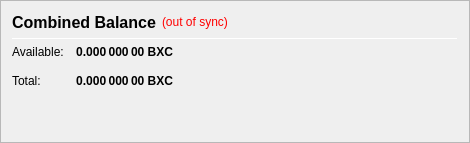
                   <widget class="QFrame" name="frame_CombinedBalances">
                    <property name="minimumSize">
                     <size>
                      <width>470</width>
                      <height>0</height>
                     </size>
                    </property>
                    <property name="frameShape">
                     <enum>QFrame::StyledPanel</enum>
                    </property>
                    <property name="frameShadow">
                     <enum>QFrame::Raised</enum>
                    </property>
                    <layout class="QVBoxLayout" name="verticalLayout_5">
                     <item>
                      <layout class="QHBoxLayout" name="horizontalLayout_5" stretch="0,0,0">
                       <item>
                        <widget class="QLabel" name="label_5z">
                         <property name="minimumSize">
                          <size>
                           <width>0</width>
                           <height>20</height>
                          </size>
                         </property>
                         <property name="font">
                          <font>
                           <pointsize>12</pointsize>
                           <weight>75</weight>
                           <bold>true</bold>
                          </font>
                         </property>
                         <property name="toolTip">
                          <string>Combined Balance (including unconfirmed and immature coins)</string>
                         </property>
                         <property name="text">
                          <string>Combined Balance</string>
                         </property>
                        </widget>
                       </item>
                       <item>
                        <widget class="QLabel" name="labelWalletStatus">
                         <property name="cursor">
                          <cursorShape>WhatsThisCursor</cursorShape>
                         </property>
                         <property name="toolTip">
                          <string>The displayed information may be out of date. Your wallet automatically synchronizes with the BitcoinClassic network after a connection is established, but this process has not completed yet.</string>
                         </property>
                         <property name="styleSheet">
                          <string notr="true">QLabel { color: red; }</string>
                         </property>
                         <property name="text">
                          <string notr="true">(out of sync)</string>
                         </property>
                         <property name="alignment">
                          <set>Qt::AlignLeading|Qt::AlignLeft|Qt::AlignVCenter</set>
                         </property>
                        </widget>
                       </item>
                       <item>
                        <spacer name="horizontalSpacer_1">
                         <property name="orientation">
                          <enum>Qt::Horizontal</enum>
                         </property>
                         <property name="sizeHint" stdset="0">
                          <size>
                           <width>40</width>
                           <height>20</height>
                          </size>
                         </property>
                        </spacer>
                       </item>
                      </layout>
                     </item>
                     <item>
                      <widget class="Line" name="line_CombinedBalance">
                       <property name="minimumSize">
                        <size>
                         <width>0</width>
                         <height>1</height>
                        </size>
                       </property>
                       <property name="maximumSize">
                        <size>
                         <width>16777215</width>
                         <height>1</height>
                        </size>
                       </property>
                       <property name="orientation">
                        <enum>Qt::Horizontal</enum>
                       </property>
                      </widget>
                     </item>
                     <item>
                      <layout class="QGridLayout" name="gridLayout_3">
                       <property name="spacing">
                        <number>12</number>
                       </property>
                       <item row="1" column="0">
                        <widget class="QLabel" name="labelBalanceTextz">
                         <property name="text">
                          <string>Available:</string>
                         </property>
                        </widget>
                       </item>
                       <item row="1" column="1">
                        <widget class="QLabel" name="labelBalancez">
                         <property name="font">
                          <font>
                           <weight>75</weight>
                           <bold>true</bold>
                          </font>
                         </property>
                         <property name="cursor">
                          <cursorShape>IBeamCursor</cursorShape>
                         </property>
                         <property name="toolTip">
                          <string>Your current spendable balance</string>
                         </property>
                         <property name="text">
                          <string notr="true">0.000 000 00 BXC</string>
                         </property>
                         <property name="alignment">
                          <set>Qt::AlignRight|Qt::AlignTrailing|Qt::AlignVCenter</set>
                         </property>
                         <property name="textInteractionFlags">
                          <set>Qt::LinksAccessibleByMouse|Qt::TextSelectableByKeyboard|Qt::TextSelectableByMouse</set>
                         </property>
                        </widget>
                       </item>
                       <item row="2" column="0">
                        <widget class="QLabel" name="labelTotalTextz">
                         <property name="text">
                          <string>Total:</string>
                         </property>
                        </widget>
                       </item>
                       <item row="2" column="1">
                        <widget class="QLabel" name="labelTotalz">
                         <property name="font">
                          <font>
                           <weight>75</weight>
                           <bold>true</bold>
                          </font>
                         </property>
                         <property name="cursor">
                          <cursorShape>IBeamCursor</cursorShape>
                         </property>
                         <property name="toolTip">
                          <string>Total Balance, including all unavailable coins.</string>
                         </property>
                         <property name="text">
                          <string notr="true">0.000 000 00 BXC</string>
                         </property>
                         <property name="alignment">
                          <set>Qt::AlignRight|Qt::AlignTrailing|Qt::AlignVCenter</set>
                         </property>
                         <property name="textInteractionFlags">
                          <set>Qt::LinksAccessibleByMouse|Qt::TextSelectableByKeyboard|Qt::TextSelectableByMouse</set>
                         </property>
                        </widget>
                       </item>
                       <item row="2" column="3">
                        <spacer name="horizontalSpacer_2">
                         <property name="orientation">
                          <enum>Qt::Horizontal</enum>
                         </property>
                         <property name="sizeHint" stdset="0">
                          <size>
                           <width>40</width>
                           <height>20</height>
                          </size>
                         </property>
                        </spacer>
                       </item>
                      </layout>
                     </item>
                     <item>
                      <spacer name="verticalSpacer_1">
                       <property name="orientation">
                        <enum>Qt::Vertical</enum>
                       </property>
                       <property name="sizeHint" stdset="0">
                        <size>
                         <width>20</width>
                         <height>40</height>
                        </size>
                       </property>
                      </spacer>
                     </item>
                    </layout>
                   </widget>
